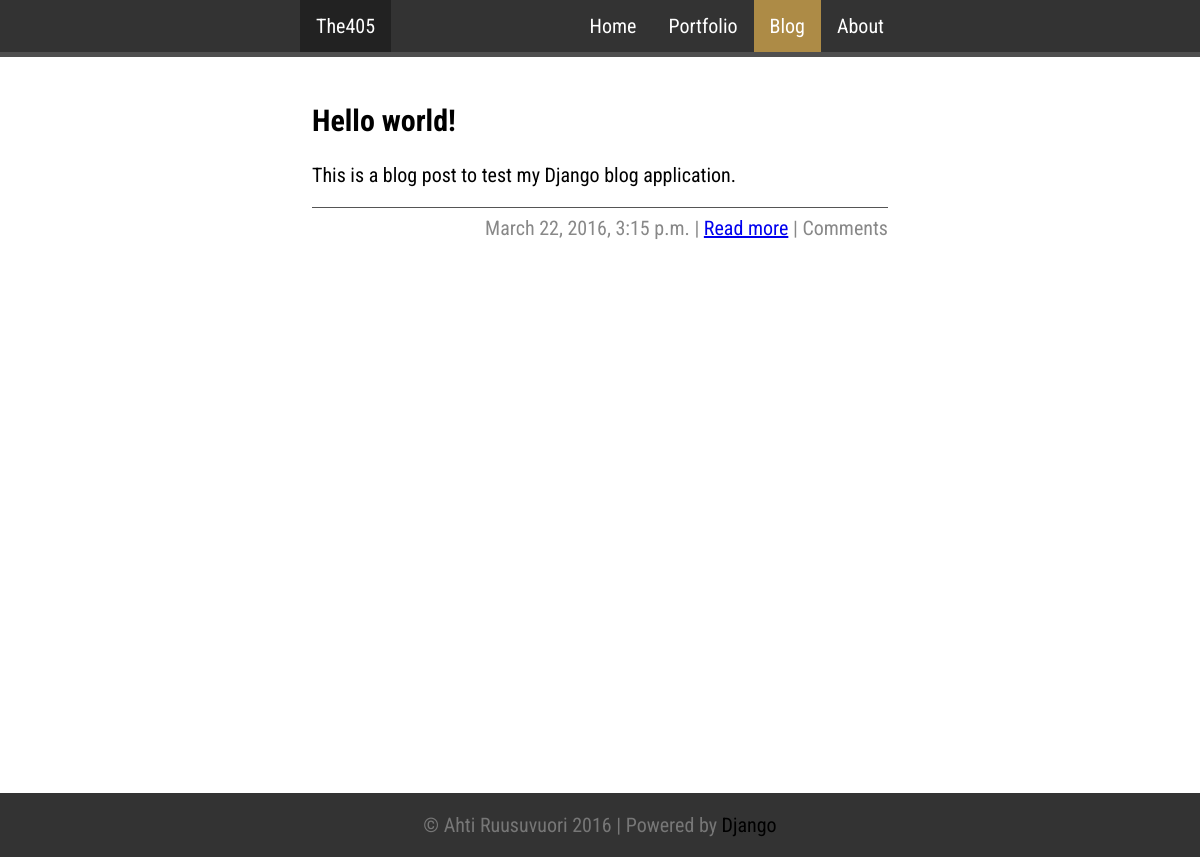
Page /blog/ on the earlier database version.
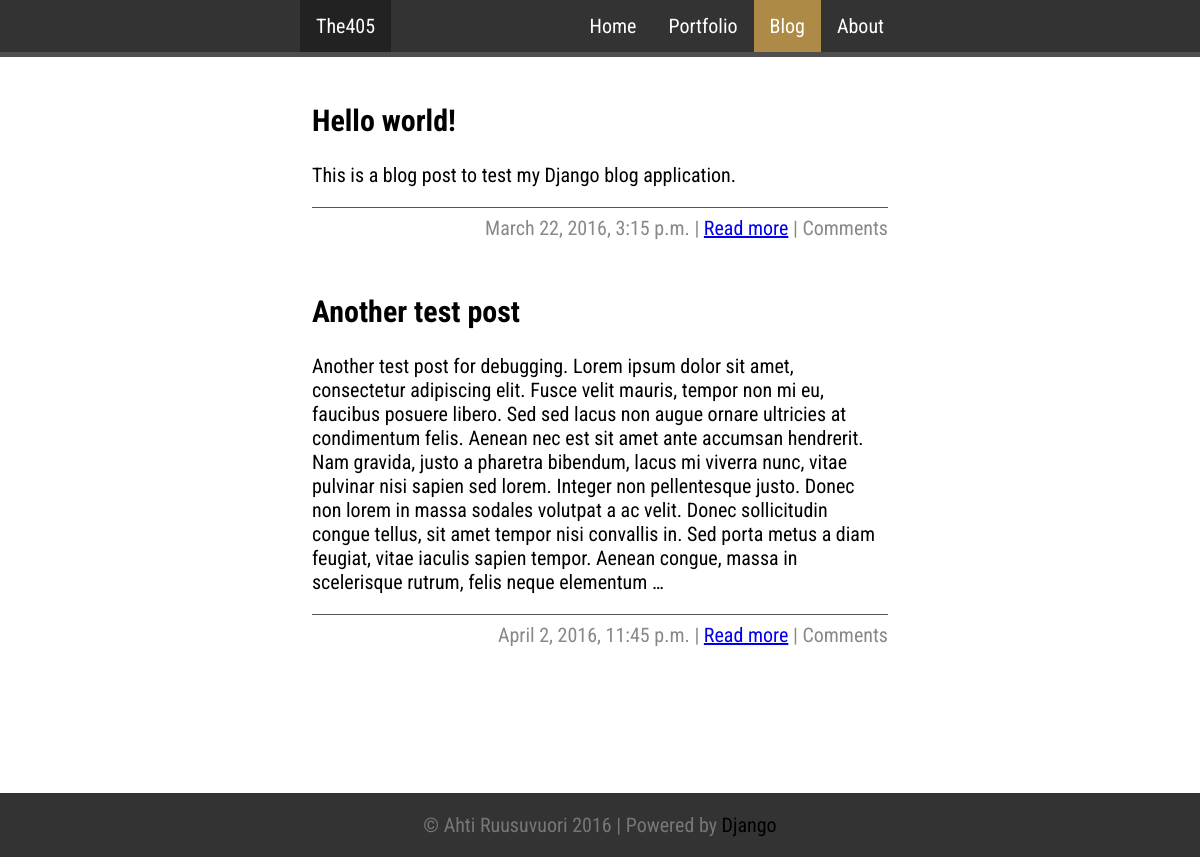
Same page on the later database version.
### blog/models.py (models this page shows, shortened)
class Post(models.Model):
    title = models.CharField(max_length=255)
    body = models.TextField()
    created_date = models.DateTimeField(auto_now_add=True, auto_now=False)
    update_date = models.DateTimeField(auto_now_add=False, auto_now=True)
    author = models.ForeignKey(Author)
    tags = models.ManyToManyField(Tag)

### blog/views.py (the view)
# urls.py: url(r'^blog/', views.blog, name='blog'),
def blog(request):
    posts = Post.objects.filter(created_date__lte=timezone.now()).order_by('created_date')
    return render(request, 'blog/blog.html', {'posts': posts})

### blog/templates/blog/blog.html (shortened to what this page needs)
{% extends 'blog/base.html' %}
{% block content %}
  <div class="navbar">
    <div class="container-top">
      <ul class="navbar-items">
        <li class="left"><a href="{% url 'index' %}">The405</a></li>
        <li><a href="{% url 'about' %}">About</a></li>
        <li><a class="active" href="{% url 'blog' %}">Blog</a></li>
        <li><a href="{% url 'portfolio' %}">Portfolio</a></li>
        <li><a href="{% url 'index' %}">Home</a></li>
      </ul>
    </div>
  </div>
  <div class="content">
    <div class="portfolio">
      {% for post in posts %}
        <div>
          <h2 class="no-decoration"><a href="{% url 'post_detail' pk=post.pk %}">{{ post.title }}</a></h2>
          <p>{{ post.body|linebreaks|truncatewords:100 }}</p>
          <p class="date">{{ post.created_date }} | <a href="{% url 'post_detail' pk=post.pk %}">Read more</a> | Comments</p>
          <br />
        </div>
      {% endfor %}
    </div>
  </div>
{% endblock %}

Differences in the rows shown:
added Post: title "Another test post", body "Another test post for debugging. Lorem ipsum dolor sit amet, consectetur adipiscing elit. Fusce velit mauris, tempor non mi eu, faucibus posuere libero. Sed sed lacus non augue ornare ultricies at condimentum felis. Aenean nec est sit amet ante accumsan hendrerit. Nam gravida, justo a pharetra bibendum, lacus mi viverra nunc, vitae pulvinar nisi sapien sed lorem. Integer non pellentesque justo. Donec non lorem in massa sodales volutpat a ac velit. Donec sollicitudin congue tellus, sit amet tempor nisi convallis in. Sed porta metus a diam feugiat, vitae iaculis sapien tempor. Aenean congue, massa in scelerisque rutrum, felis neque elementum …", created_date "April 2, 2016, 11:45 p.m."
